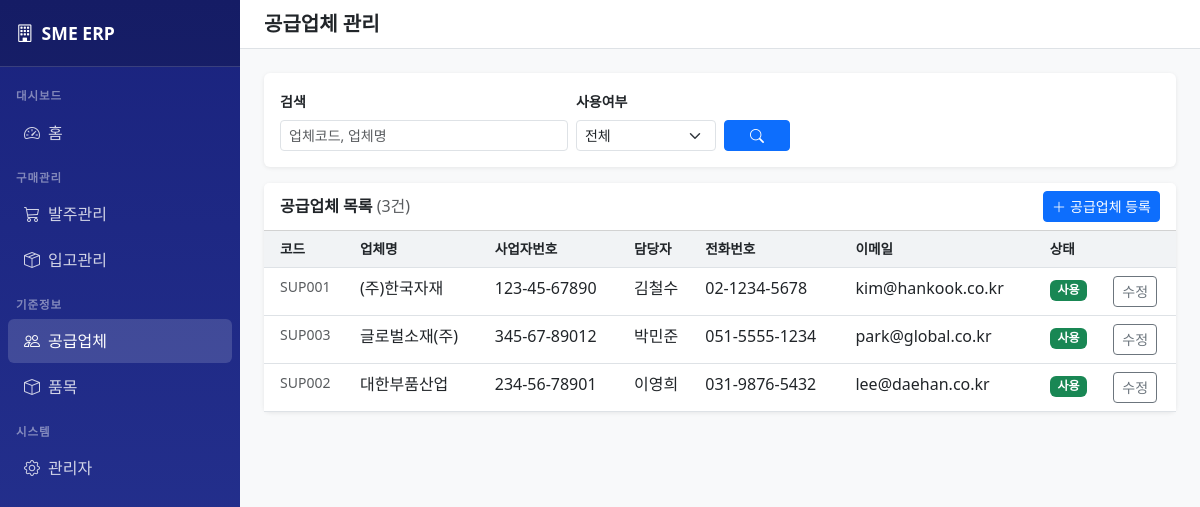
The app's page /common/suppliers/ with its own data.
### common/models.py (models this page shows, shortened)
class Supplier(models.Model):
    code = models.CharField(max_length=20, unique=True, verbose_name='공급업체코드')
    name = models.CharField(max_length=100, verbose_name='공급업체명')
    business_no = models.CharField(max_length=20, blank=True, verbose_name='사업자번호')
    contact_person = models.CharField(max_length=50, blank=True, verbose_name='담당자')
    phone = models.CharField(max_length=20, blank=True, verbose_name='전화번호')
    email = models.EmailField(blank=True, verbose_name='이메일')
    address = models.TextField(blank=True, verbose_name='주소')
    is_active = models.BooleanField(default=True, verbose_name='사용여부')
    created_at = models.DateTimeField(auto_now_add=True, verbose_name='등록일시')
    class Meta:
        verbose_name = '공급업체'
        verbose_name_plural = '공급업체 목록'
        ordering = ['name']

### common/views.py (the view)
# urls.py: path('suppliers/', views.SupplierListView.as_view(), name='supplier_list'),
class SupplierListView(ListView):
    model = Supplier
    template_name = 'common/supplier_list.html'
    context_object_name = 'suppliers'
    paginate_by = 20
    def get_queryset(self):
        qs = super().get_queryset()
        q = self.request.GET.get('q', '')
        if q:
            qs = qs.filter(name__icontains=q) | qs.filter(code__icontains=q)
        active = self.request.GET.get('active', '')
        if active == '1':
            qs = qs.filter(is_active=True)
        elif active == '0':
            qs = qs.filter(is_active=False)
        return qs
    def get_context_data(self, **kwargs):
        ctx = super().get_context_data(**kwargs)
        ctx['q'] = self.request.GET.get('q', '')
        ctx['active'] = self.request.GET.get('active', '')
        return ctx

### templates/common/supplier_list.html (shortened to what this page needs)
{% extends 'base.html' %}
{% block page_title %}공급업체 관리{% endblock %}
{% block content %}
<div class="card mb-3">
    <div class="card-body">
        <form method="get" class="row g-2 align-items-end">
            <div class="col-md-4">
                <label class="form-label small fw-semibold">검색</label>
                <input type="text" name="q" value="{{ q }}" class="form-control form-control-sm" placeholder="업체코드, 업체명">
            </div>
            <div class="col-md-2">
                <label class="form-label small fw-semibold">사용여부</label>
                <select name="active" class="form-select form-select-sm">
                    <option value="">전체</option>
                </select>
            </div>
            <div class="col-md-1">
                <button type="submit" class="btn btn-primary btn-sm w-100"><i class="bi bi-search"></i></button>
            </div>
        </form>
    </div>
</div>
<div class="card">
    <div class="card-header bg-white d-flex justify-content-between align-items-center">
        <h6 class="mb-0 fw-bold">공급업체 목록 <span class="text-muted fw-normal">({{ page_obj.paginator.count }}건)</span></h6>
        <a href="/common/suppliers/new/" class="btn btn-primary btn-sm">
            <i class="bi bi-plus-lg me-1"></i>공급업체 등록
        </a>
    </div>
    <div class="card-body p-0">
        <div class="table-responsive">
            <table class="table table-hover mb-0">
                <thead>
                    <tr>
                        <th class="ps-3">코드</th>
                        <th>업체명</th>
                        <th>사업자번호</th>
                        <th>담당자</th>
                        <th>전화번호</th>
                        <th>이메일</th>
                        <th>상태</th>
                        <th></th>
                    </tr>
                </thead>
                <tbody>
                    {% for supplier in suppliers %}
                    <tr>
                        <td class="ps-3 text-muted small">{{ supplier.code }}</td>
                        <td class="fw-medium">{{ supplier.name }}</td>
                        <td>{{ supplier.business_no|default:"-" }}</td>
                        <td>{{ supplier.contact_person|default:"-" }}</td>
                        <td>{{ supplier.phone|default:"-" }}</td>
                        <td>{{ supplier.email|default:"-" }}</td>
                        <td>
                            {% if supplier.is_active %}
                            <span class="badge bg-success">사용</span>
                            {% else %}
                            <span class="badge bg-secondary">미사용</span>
                            {% endif %}
                        </td>
                        <td>
                            <a href="/common/suppliers/{{ supplier.pk }}/edit/" class="btn btn-sm btn-outline-secondary">수정</a>
                        </td>
                    </tr>
                    {% empty %}
                    <tr><td colspan="8" class="text-center text-muted py-4">공급업체가 없습니다.</td></tr>
                    {% endfor %}
                </tbody>
            </table>
        </div>
    </div>
</div>
{% endblock %}

### templates/base.html (style rules this page uses)
body { background-color: #f8f9fa; }
.card { border: none; box-shadow: 0 1px 4px rgba(0,0,0,0.08); }
.table th { background-color: #f1f3f5; font-weight: 600; font-size: 0.85rem; }

### records on screen
Supplier: code "SUP001", name "(주)한국자재", business_no "123-45-67890", contact_person "김철수", phone "02-1234-5678", email "kim@hankook.co.kr", is_active "사용"
Supplier: code "SUP003", name "글로벌소재(주)", business_no "345-67-89012", contact_person "박민준", phone "051-5555-1234", email "park@global.co.kr", is_active "사용"
Supplier: code "SUP002", name "대한부품산업", business_no "234-56-78901", contact_person "이영희", phone "031-9876-5432", email "lee@daehan.co.kr", is_active "사용"

### other values on screen
{{ page_obj.paginator.count }} "3"
